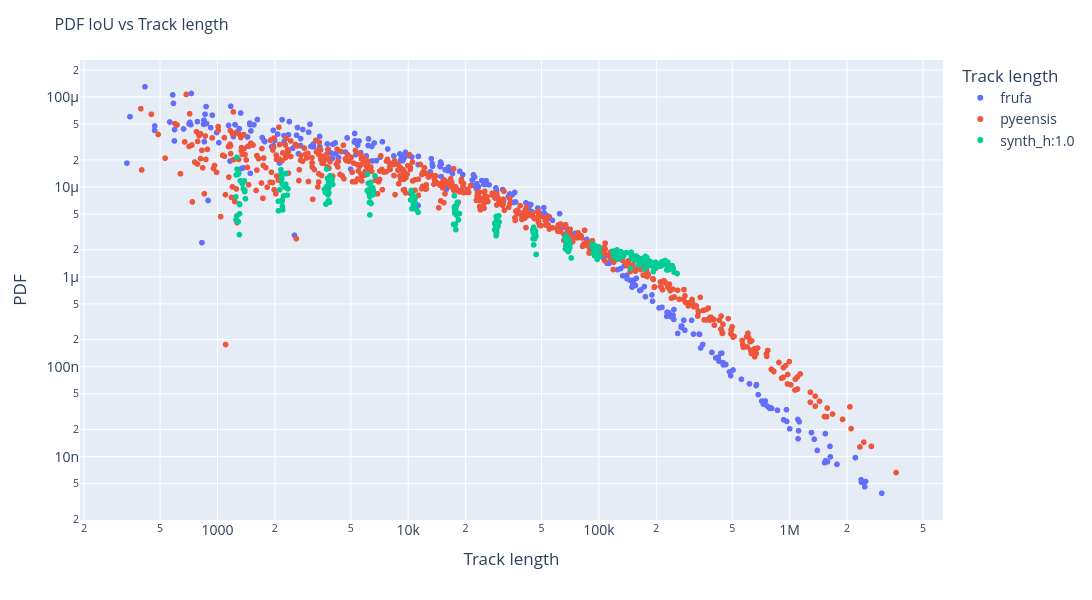

The code cell stored with this chart in its notebook:
### Code cell
fig = px.scatter(pdf, x='total_l2_path', y='pdf', color='species', log_x=True, log_y=True, height=600, width=1500)
fig.update_layout(
    title='PDF IoU vs Track length',  
    xaxis_title='Track length',             
    yaxis_title='PDF',                                    
    legend_title='Track length',                           
    font=dict(size=14),                                 
    title_font_size=16
                                   
)

fig.show()
# fig.write_html('cdf_iou.html')

### Figure 1 — Plotly figure (JSON) as saved in the notebook; plotly's stock layout.template omitted (floating-point values rounded to 4 significant figures; data arrays with more than 128 entries replaced by an {"elided": "..."} marker saying what was removed)
{"data": [{"hovertemplate": "species=frufa<br>total_l2_path=%{x}<br>pdf=%{y}<extra></extra>", "legendgroup": "frufa", "marker": {"color": "#636efa", "symbol": "circle"}, "mode": "markers", "name": "frufa", "showlegend": true, "type": "scattergl", "x": {"elided": "296 float values"}, "xaxis": "x", "y": {"elided": "296 float values"}, "yaxis": "y"}, {"hovertemplate": "species=pyeensis<br>total_l2_path=%{x}<br>pdf=%{y}<extra></extra>", "legendgroup": "pyeensis", "marker": {"color": "#EF553B", "symbol": "circle"}, "mode": "markers", "name": "pyeensis", "showlegend": true, "type": "scattergl", "x": {"elided": "619 float values"}, "xaxis": "x", "y": {"elided": "619 float values"}, "yaxis": "y"}, {"hovertemplate": "species=synth_h:1.0<br>total_l2_path=%{x}<br>pdf=%{y}<extra></extra>", "legendgroup": "synth_h:1.0", "marker": {"color": "#00cc96", "symbol": "circle"}, "mode": "markers", "name": "synth_h:1.0", "showlegend": true, "type": "scattergl", "x": {"elided": "280 float values"}, "xaxis": "x", "y": {"elided": "280 float values"}, "yaxis": "y"}], "layout": {"font": {"size": 14}, "height": 600, "legend": {"title": {"text": "Track length"}, "tracegroupgap": 0}, "margin": {"t": 60}, "title": {"font": {"size": 16}, "text": "PDF IoU vs Track length"}, "width": 1500, "xaxis": {"anchor": "y", "domain": [0, 1], "title": {"text": "Track length"}, "type": "log"}, "yaxis": {"anchor": "x", "domain": [0, 1], "title": {"text": "PDF"}, "type": "log"}}}
